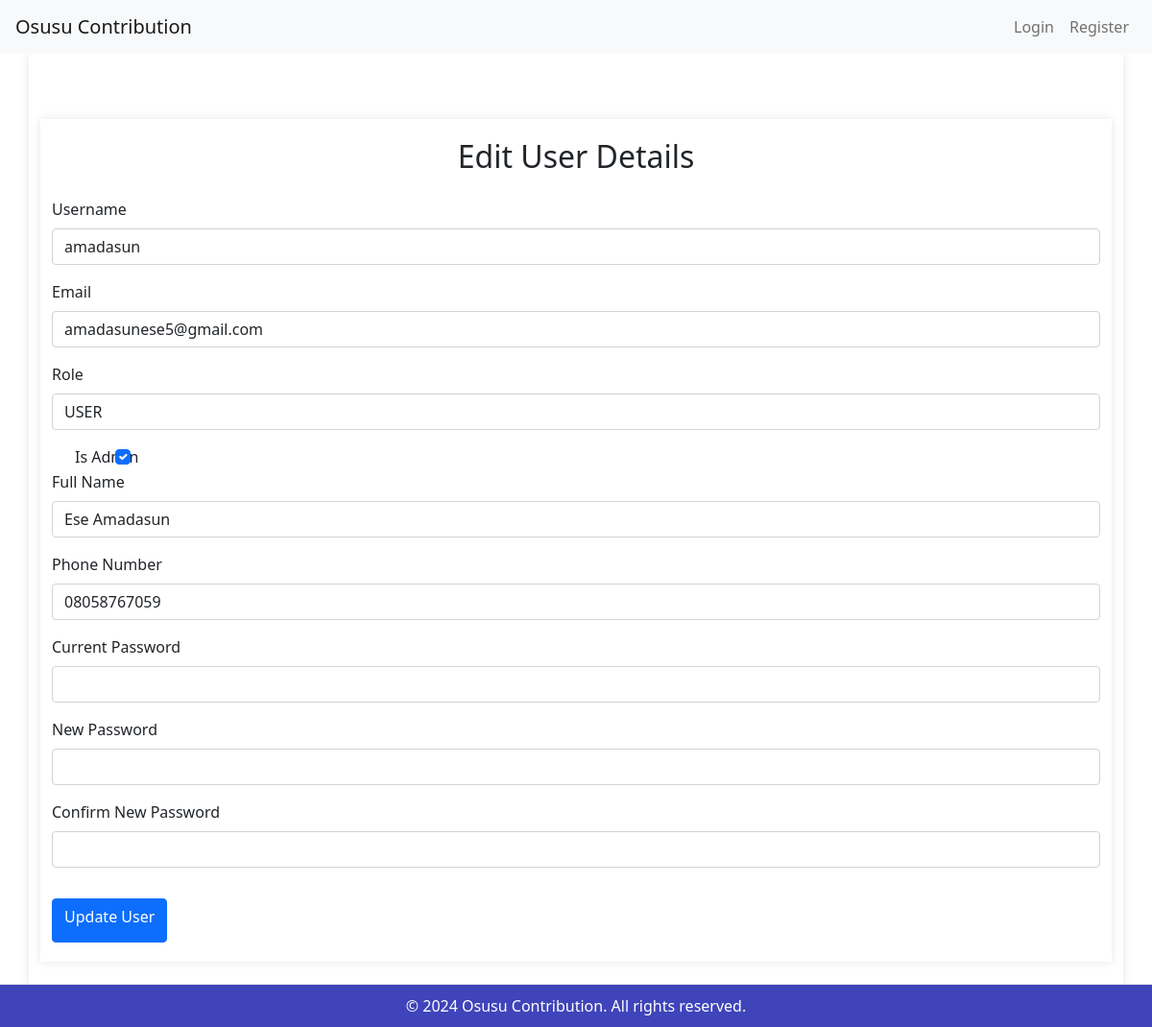
Page /edit_user/1 on the committed database.
### app/models.py (models this page shows, shortened)
class User(db.Model, UserMixin):
    id = db.Column(db.Integer, primary_key=True)
    username = db.Column(db.String(50), unique=True, nullable=False)
    email = db.Column(db.String(100), unique=True, nullable=False)
    hashed_password = db.Column(db.String(100), nullable=False)
    role = db.Column(db.Enum(Role), default=Role.USER)
    is_admin = db.Column(db.Boolean, default=False)
    fullname = db.Column(db.String(50), nullable=False)
    phonenumber = db.Column(db.String(20), nullable=True)
    groups = db.relationship('Group', secondary=group_members, back_populates='members')
    created_groups = db.relationship('Group', backref='creator', lazy=True, foreign_keys='Group.created_by')
    schedules = db.relationship('Schedule', backref='user', lazy=True)
    feedbacks = db.relationship('Feedback', backref='user', lazy=True)
    contributions = db.relationship('Contribution', back_populates='user')
    transactions = db.relationship('Transaction', backref='member', lazy=True)

### app/routes.py (the view, shortened to what this page needs)
@main.route('/edit_user/<int:user_id>', methods=['GET', 'POST'])
def edit_user(user_id):
    user = User.query.get_or_404(user_id)
    form = EditUserForm(obj=user)
    return render_template('edit_user.html', form=form, user=user)

### app/forms.py
class EditUserForm(FlaskForm):
    username = StringField('Username', validators=[DataRequired()])
    email = StringField('Email', validators=[DataRequired(), Email()])
    role = SelectField('Role', choices=[(role.name, role.value) for role in Role], validators=[DataRequired()])
    is_admin = BooleanField('Is Admin')
    fullname = StringField('Full Name', validators=[DataRequired()])
    phonenumber = StringField('Phone Number')
    current_password = PasswordField('Current Password')
    new_password = PasswordField('New Password')
    confirm_new_password = PasswordField('Confirm New Password', validators=[EqualTo('new_password', message='Passwords must match')])
    submit = SubmitField('Update User')

### app/templates/edit_user.html (shortened to what this page needs)
{% extends 'base.html' %}
{% block content %}
<div class="container my-5">
    <h2 class="text-center mb-4">Edit User Details</h2>
    <form method="POST" action="{{ url_for('main.edit_user', user_id=user.id) }}">
        <div class="form-group">
            {{ form.username.label(class="form-label") }}
            {{ form.username(class="form-control") }}
        </div>
        <div class="form-group">
            {{ form.email.label(class="form-label") }}
            {{ form.email(class="form-control") }}
        </div>
        <div class="form-group">
            {{ form.role.label(class="form-label") }}
            {{ form.role(class="form-control") }}
        </div>
        <div class="form-group form-check">
            {{ form.is_admin.label(class="form-check-label") }}
            {{ form.is_admin(class="form-check-input") }}
        </div>
        <div class="form-group">
            {{ form.fullname.label(class="form-label") }}
            {{ form.fullname(class="form-control") }}
        </div>
        <div class="form-group">
            {{ form.phonenumber.label(class="form-label") }}
            {{ form.phonenumber(class="form-control") }}
        </div>
        <div class="form-group">
            {{ form.current_password.label(class="form-label") }}
            {{ form.current_password(class="form-control") }}
        </div>
        <div class="form-group">
            {{ form.new_password.label(class="form-label") }}
            {{ form.new_password(class="form-control") }}
        </div>
        <div class="form-group">
            {{ form.confirm_new_password.label(class="form-label") }}
            {{ form.confirm_new_password(class="form-control") }}
        </div>
        <button type="submit" class="btn btn-primary mt-3">{{ form.submit.label }}</button>
    </form>
</div>
{% endblock %}

### app/static/css/style.css (style rules this page uses)
body { font-family: 'Roboto', sans-serif; margin: 0; padding: 0; box-sizing: border-box; background-color: #f4f4f9; color: #333; }
.container { max-width: 1200px; margin: 2em auto; padding: 1em; background-color: #fff; box-shadow: 0 0 10px rgba(0, 0, 0, 0.1); }
.container { max-width: 1000px; margin: 0 auto; padding: 20px; }
.btn-primary, .btn-success, .btn-danger { border-radius: 50px; }
h1, h2 { font-weight: bold; }

### rows in the picture
User: username "amadasun", email "amadasunese5@gmail.com", role "USER", is_admin "☑", fullname "Ese Amadasun", phonenumber "08058767059"
